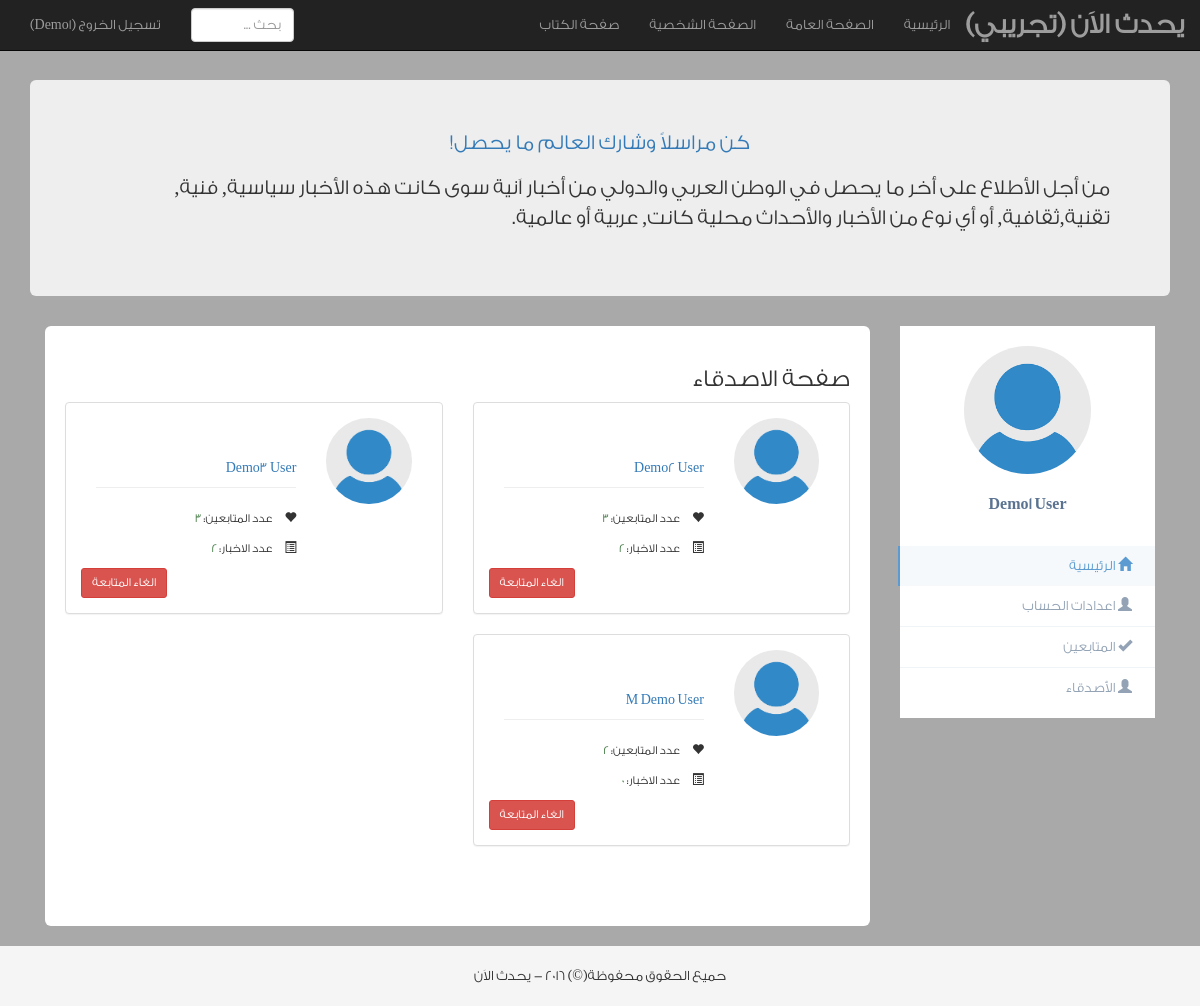
Screenshot of /followings/ (signed in) with the database file from the repository.
### accounts/models.py (models this page shows, shortened)
class UserProfile(models.Model):
    user = models.OneToOneField(User)
    follows = models.ManyToManyField('self', related_name='followed_by', symmetrical=False, blank=True)
    def gravatar_url(self):
        return settings.STATIC_URL + "img/user.png"
    class Meta:
        db_table = 'user_profile'

### home/views.py (the view)
# urls.py: url(r'^followings/$', 'home.views.follows_list', name='followings'),
@login_required()
def follows_list(request):
    user = request.user
    req_user = user
    followings_list = functions.get_follows(user)
    paginator = Paginator(followings_list, constants.PER_PAGE)
    page = request.GET.get('page')
    try:
        follows = paginator.page(page)
    except PageNotAnInteger:
        follows = paginator.page(1)
    except EmptyPage:
        follows = paginator.page(paginator.num_pages)
    next_url = reverse('followings')
    context = {'user_profiles': follows, 'title': _('اصدقاء'), 'user': user, 'req_user': req_user, 'next': next_url}
    return render(request, 'home/follows_list.html', context)

### utils/functions.py (called while the page is built)
def get_follows(user):
    follows_count = user.userprofile.follows.count()
    follows_dict = cache.get('follows_user'+str(user.id))
    if follows_dict and follows_dict['follows_count'] == follows_count:
        return follows_dict['follows_list']
    else:
        followings_list = user.userprofile.follows.select_related().all()
        follows_dict = {'follows_list': followings_list,
                        'follows_count': follows_count}
        cache.set('follows_user'+str(user.id), follows_dict, constants.CACHE_DURATION)
        return followings_list

### home/templates/home/follows_list.html
{% extends "base.html" %}
{% block content %}
    <div class="row profile">
    {% include "includes/user_menu.html" %}
    {% include "includes/follow.html" %}
    </div>
{% endblock %}

### templates/includes/menu.html (shortened to what this page needs)
{% load i18n %}
<nav class="navbar navbar-inverse navbar-fixed-top">
    <div class="container-fluid">
        <div class="navbar-header">
            <a class="navbar-brand" href="{% url "home" %}">{% trans "يحدث اﻻَن" %} (تجريبي)</a>
        </div>
        <div id="navbar" class="navbar-collapse collapse">
            {% if user.is_authenticated %}
            <ul class="nav navbar-nav navbar-right">
                <li><a href="{% url "home" %}">{% trans "الرئيسية" %}</a></li>
                <li><a href="{% url 'public' %}">{% trans "الصفحة العامة" %}</a></li>
                <li><a href="{% url 'user_page' user.username %}">{% trans "الصفحة الشخصية" %}</a></li>
                <li><a href="{% url 'user_list' %}">{% trans 'صفحة الكتاب' %}</a></li>
            </ul>
            {% endif %}
            <ul class="nav navbar-nav navbar-left">
                {% if user.is_authenticated %}
                    <li><a href="{% url 'accounts:logout' %}">{% trans 'تسجيل الخروج' %} ({{ user.first_name }})</a></li>
                {% else %}
                    <li><a href="#" data-toggle="modal" data-target="#loginModal">{% trans "الدخول" %}</a></li>
                    <li><a href="#" data-toggle="modal" data-target="#registerModal">{% trans "التسجيل" %}</a></li>
                {% endif %}
            </ul>
            <form method="get" action="/search/" class="navbar-form navbar-left">
                <div class="form-group">
                    <input type="text" class="form-control" name="q" placeholder="{% trans "بحث" %} ...">
                </div>
            </form>
        </div>
    </div>
</nav>

### templates/includes/user_menu.html (shortened to what this page needs)
{% load static %}
{% load i18n %}
<div class="col-lg-3 col-md-3 col-sm-4">
			<div class="profile-sidebar">
				<div class="profile-userpic">
				    {% if req_user.userprofile.gravatar_url %}
                        <img src="{{ req_user.userprofile.gravatar_url }}" class="center-block" alt="">
                    {% else %}
                        <img src="{% static "img/lion.jpg" %}" class="img-responsive" alt="">
                    {% endif %}
				</div>
				<div class="profile-usertitle">
					<div class="profile-usertitle-name">
					{{ req_user.get_full_name }}
					</div>
				</div>
				{% if user.id == req_user.id %}
				<div class="profile-usermenu">
					<ul class="nav">
						<li class="active">
							<a href="{% url 'user_page' user.username %}">
							<i class="glyphicon glyphicon-home"></i>
							{% trans "الرئيسية" %}
							</a>
						</li>
						<li>
							<a href="{% url 'accounts:profile' %}">
							<i class="glyphicon glyphicon-user"></i>
							{% trans "اعدادات الحساب" %}
                            </a>
						</li>
						<li>
							<a href="{% url 'followers' %}">
							<i class="glyphicon glyphicon-ok"></i>
							{% trans "المتابعين" %}
                            </a>
						</li>
						<li>
							<a href="{% url 'followings' %}">
							<i class="glyphicon glyphicon-user"></i>
							{% trans "الأصدقاء" %}
                            </a>
						</li>
					</ul>
				</div>
				{% endif %}
			</div>
		</div>

### templates/includes/follow.html (shortened to what this page needs)
{% load static %}
{% load i18n %}
<div class="col-lg-9 col-md-9 col-sm-8">
    <div class="profile-content img-rounded">
        <h3>{% trans 'صفحة' %} ال{{ title }}</h3>
    {% if user_profiles %}
    <div class="row">
        {% for profile in user_profiles.object_list %}
        <div class="col-lg-6">
            <div class="panel panel-default">
                <div class="panel-body">
                    <div class="col-lg-4 col-md-3 col-sm-5 col-xs-5">
                        <img src="{{ profile.gravatar_url }}" alt="" class="img-circle img-responsive">
                    </div>
                    <div class="col-lg-8 col-md-9 col-sm-7 col-xs-7">
                       <p class="page-header">
                       <a href="{% url 'user_page' profile.user.username %}">{{ profile.user.get_full_name }}</a>
                       </p>
                       <p>
                            <small><i class="glyphicon glyphicon-heart">&nbsp;</i>{% trans "عدد المتابعين" %}: </small>
                            <small class="text-success">{{ profile.followed_by.all.count }}</small>
                        </p>
                        <p>
                            <small><i class="glyphicon glyphicon-list-alt">&nbsp;</i>{% trans "عدد الاخبار" %}: </small>
                            <small class="text-success">{{ profile.user.post_set.all.count }}</small>
                        </p>
                    </div>
                    <div class="pull-left">
                       {% if profile in user.userprofile.follows.all %}
                            <form action="{% url 'unfollow' profile.user.username %}" method="post">{% csrf_token %}
                                <button type="submit" class="btn btn-danger btn-sm">{% trans "الغاء المتابعة" %}</button>
                            </form>
                        {% else %}
                            <form action="{% url 'follow' profile.user.username %}" method="post">{% csrf_token %}
                                <button type="submit" class="btn btn-success btn-sm">{% trans "متابعة" %}</button>
                                <input type="hidden" name="next" value="{{ next }}" />
                            </form>
                        {% endif %}
                    </div>
                </div>
            </div>
        </div>
        {% endfor %}
    </div>
    <div class="row">
     </div>
{% else %}
    <h3>{% trans 'لا يوجد لديك ' %} {{ title }}</h3>
{% endif %}
</div>
</div>

### static/css/style.css (style rules this page uses)
html { position: relative; min-height: 100%; }
body { font-family: 'Droid Arabic Naskh', 'Conv_GE SS Two Light'; background-color: darkgrey; margin-bottom: 60px; padding-top: 20px; }
@media (min-width: 960px) { .navbar-brand { font-weight: bold; font-size: 2em; } }
.profile { margin: 20px 0; }
.profile-sidebar { padding: 20px 0 10px 0; background: #fff; }
.profile-userpic img { float: none; margin: 0 auto; width: 50%; height: 50%; -webkit-border-radius: 50% !important; -moz-border-radius: 50% !important; border-radius: 50% !important; }
.profile-usertitle { text-align: center; margin-top: 20px; }
.profile-usertitle-name { color: #5a7391; font-size: 16px; font-weight: 600; margin-bottom: 7px; }
.profile-usermenu { margin-top: 30px; }
.profile-usermenu ul li { border-bottom: 1px solid #f0f4f7; }
.profile-usermenu ul li:last-child { border-bottom: none; }
.profile-usermenu ul li a { color: #93a3b5; font-size: 14px; font-weight: 400; }
.profile-usermenu ul li a i { margin-right: 8px; font-size: 14px; }
.profile-usermenu ul li.active { border-bottom: none; }
.profile-usermenu ul li.active a { color: #5b9bd1; background-color: #f6f9fb; border-left: 2px solid #5b9bd1; margin-left: -2px; }
.profile-content { padding: 20px; background: #fff; min-height: 400px; }

### rows the page displays
UserProfile: user.get_full_name "Demo2 User", followed_by.all.count "3", user.post_set.all.count "2"
UserProfile: user.get_full_name "Demo3 User", followed_by.all.count "3", user.post_set.all.count "2"
UserProfile: user.get_full_name "M Demo User", followed_by.all.count "2", user.post_set.all.count "0"

### other values shown
{{ user.first_name }} "Demo1"
{{ req_user.get_full_name }} "Demo1 User"
{{ title }} "اصدقاء"
